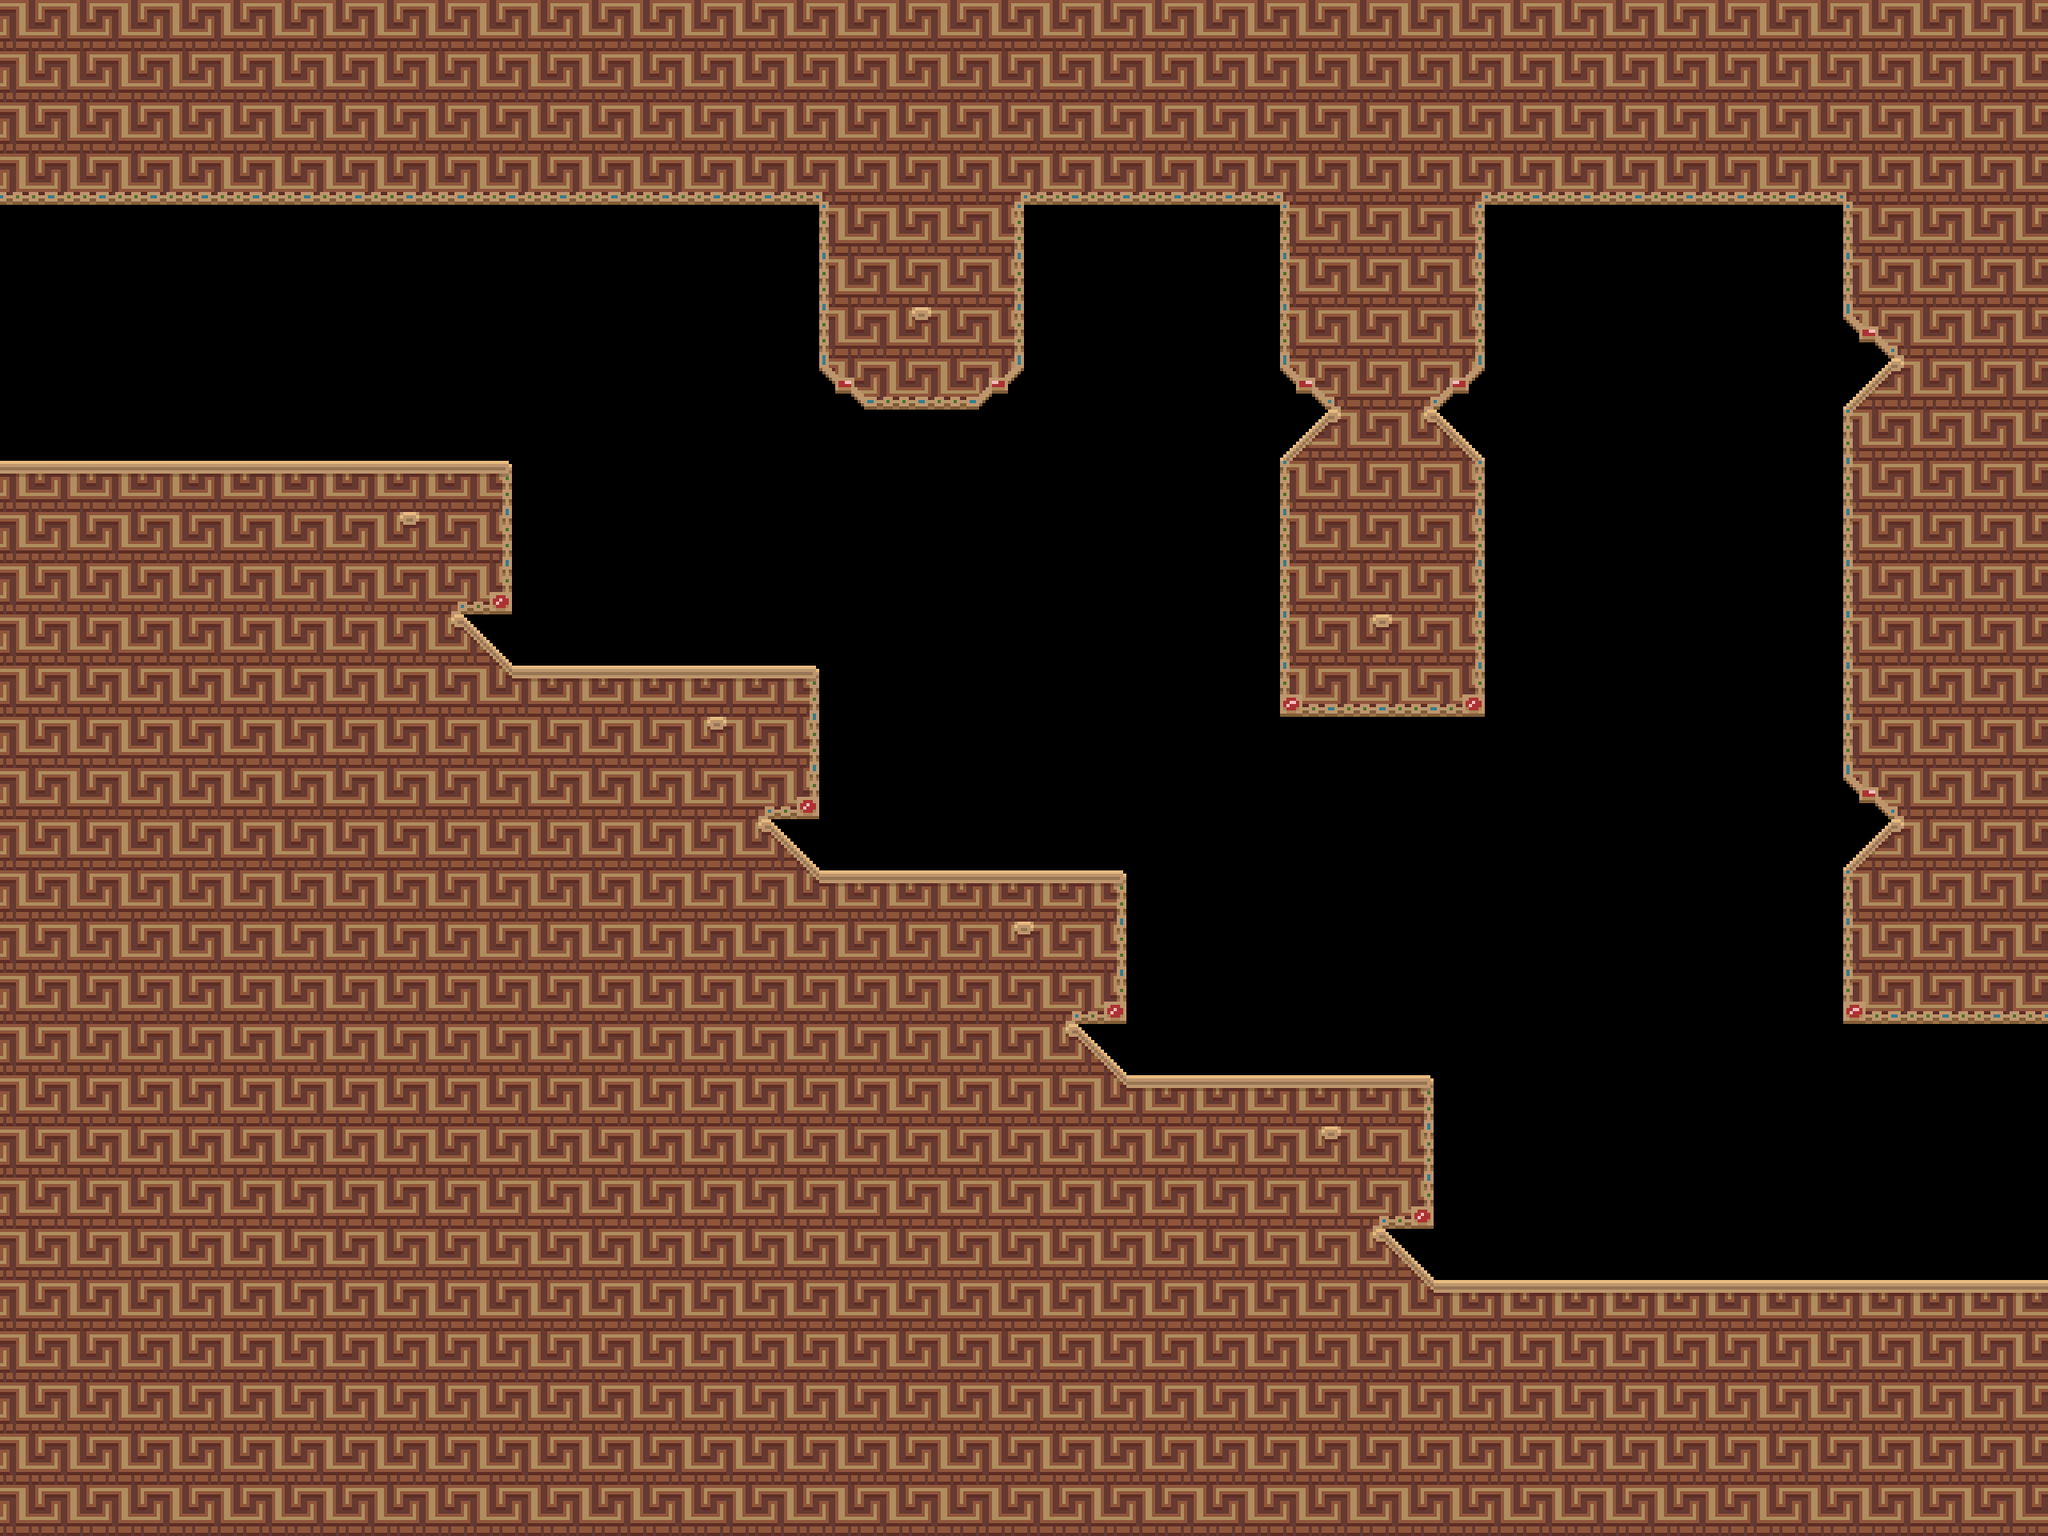

Rendered tile map (Tiled .tmx) drawn with the repository's tilesets; below, a short description and the full map source, tile grids included:
An orthogonal 40x30 tile map with 64x64 px tiles, 1 tile layer (tiles) and 6 objects (E, W).

<map version="1.4" tiledversion="1.4.3" orientation="orthogonal" renderorder="right-down" width="40" height="30" tilewidth="64" tileheight="64" infinite="0" nextlayerid="5" nextobjectid="9">
 <tileset firstgid="1" source="../tileset2.tsx" />
 <layer id="1" name="tiles" width="40" height="30">
  <data encoding="csv">
11,11,11,11,11,11,11,11,11,11,11,11,11,11,11,11,11,11,11,11,11,11,11,11,11,11,11,11,11,11,11,11,11,11,11,11,11,11,11,11,
11,11,11,11,11,11,11,11,11,11,11,11,11,11,11,11,11,11,11,11,11,11,11,11,11,11,11,11,11,11,11,11,11,11,11,11,11,11,11,11,
11,11,11,11,11,11,11,11,11,11,11,11,11,11,11,11,11,11,11,11,11,11,11,11,11,11,11,11,11,11,11,11,11,11,11,11,11,11,11,11,
20,20,20,20,20,20,20,20,20,20,20,20,20,20,20,20,6,11,11,5,20,20,20,20,20,6,11,11,5,20,20,20,20,20,20,20,6,11,11,11,
0,0,0,0,0,0,0,0,0,0,0,0,0,0,0,0,10,11,11,12,0,0,0,0,0,10,11,11,12,0,0,0,0,0,0,0,10,11,11,11,
0,0,0,0,0,0,0,0,0,0,0,0,0,0,0,0,10,11,11,12,0,0,0,0,0,10,11,11,12,0,0,0,0,0,0,0,10,11,11,11,
0,0,0,0,0,0,0,0,0,0,0,0,0,0,0,0,10,14,15,12,0,0,0,0,0,10,11,11,12,0,0,0,0,0,0,0,36,6,11,11,
0,0,0,0,0,0,0,0,0,0,0,0,0,0,0,0,36,20,20,18,0,0,0,0,0,36,6,5,18,0,0,0,0,0,0,0,8,15,11,11,
0,0,0,0,0,0,0,0,0,0,0,0,0,0,0,0,0,0,0,0,0,0,0,0,0,8,15,14,7,0,0,0,0,0,0,0,10,11,11,11,
2,2,2,2,2,2,2,2,2,3,0,0,0,0,0,0,0,0,0,0,0,0,0,0,0,10,11,11,12,0,0,0,0,0,0,0,10,11,11,11,
11,11,11,11,11,11,11,14,15,12,0,0,0,0,0,0,0,0,0,0,0,0,0,0,0,10,11,11,12,0,0,0,0,0,0,0,10,11,11,11,
11,11,11,11,11,11,11,11,5,21,0,0,0,0,0,0,0,0,0,0,0,0,0,0,0,10,11,11,12,0,0,0,0,0,0,0,10,11,11,11,
11,11,11,11,11,11,11,11,14,7,0,0,0,0,0,0,0,0,0,0,0,0,0,0,0,10,14,15,12,0,0,0,0,0,0,0,10,11,11,11,
11,11,11,11,11,11,11,11,11,16,2,2,2,2,2,3,0,0,0,0,0,0,0,0,0,19,20,20,21,0,0,0,0,0,0,0,10,11,11,11,
11,11,11,11,11,11,11,11,11,11,11,11,11,14,15,12,0,0,0,0,0,0,0,0,0,0,0,0,0,0,0,0,0,0,0,0,10,11,11,11,
11,11,11,11,11,11,11,11,11,11,11,11,11,11,5,21,0,0,0,0,0,0,0,0,0,0,0,0,0,0,0,0,0,0,0,0,36,6,11,11,
11,11,11,11,11,11,11,11,11,11,11,11,11,11,14,7,0,0,0,0,0,0,0,0,0,0,0,0,0,0,0,0,0,0,0,0,8,15,11,11,
11,11,11,11,11,11,11,11,11,11,11,11,11,11,11,16,2,2,2,2,2,3,0,0,0,0,0,0,0,0,0,0,0,0,0,0,10,11,11,11,
11,11,11,11,11,11,11,11,11,11,11,11,11,11,11,11,11,11,11,14,15,12,0,0,0,0,0,0,0,0,0,0,0,0,0,0,10,11,11,11,
11,11,11,11,11,11,11,11,11,11,11,11,11,11,11,11,11,11,11,11,5,21,0,0,0,0,0,0,0,0,0,0,0,0,0,0,19,20,20,20,
11,11,11,11,11,11,11,11,11,11,11,11,11,11,11,11,11,11,11,11,14,7,0,0,0,0,0,0,0,0,0,0,0,0,0,0,0,0,0,0,
11,11,11,11,11,11,11,11,11,11,11,11,11,11,11,11,11,11,11,11,11,16,2,2,2,2,2,3,0,0,0,0,0,0,0,0,0,0,0,0,
11,11,11,11,11,11,11,11,11,11,11,11,11,11,11,11,11,11,11,11,11,11,11,11,11,14,15,12,0,0,0,0,0,0,0,0,0,0,0,0,
11,11,11,11,11,11,11,11,11,11,11,11,11,11,11,11,11,11,11,11,11,11,11,11,11,11,5,21,0,0,0,0,0,0,0,0,0,0,0,0,
11,11,11,11,11,11,11,11,11,11,11,11,11,11,11,11,11,11,11,11,11,11,11,11,11,11,14,7,0,0,0,0,0,0,0,0,0,0,0,0,
11,11,11,11,11,11,11,11,11,11,11,11,11,11,11,11,11,11,11,11,11,11,11,11,11,11,11,16,2,2,2,2,2,2,2,2,2,2,2,2,
11,11,11,11,11,11,11,11,11,11,11,11,11,11,11,11,11,11,11,11,11,11,11,11,11,11,11,11,11,11,11,11,11,11,11,11,11,11,11,11,
11,11,11,11,11,11,11,11,11,11,11,11,11,11,11,11,11,11,11,11,11,11,11,11,11,11,11,11,11,11,11,11,11,11,11,11,11,11,11,11,
11,11,11,11,11,11,11,11,11,11,11,11,11,11,11,11,11,11,11,11,11,11,11,11,11,11,11,11,11,11,11,11,11,11,11,11,11,11,11,11,
11,11,11,11,11,11,11,11,11,11,11,11,11,11,11,11,11,11,11,11,11,11,11,11,11,11,11,11,11,11,11,11,11,11,11,11,11,11,11,11
</data>
 </layer>
 <objectgroup id="3" name="conx">
  <object id="4" name="E" x="2496" y="1280" width="64" height="320" />
  <object id="5" name="W" x="0" y="256" width="64" height="320" />
 </objectgroup>
 <objectgroup id="4" name="spawns">
  <object id="7" x="1664" y="1216">
   <point />
  </object>
  <object id="8" x="832" y="704">
   <point />
  </object>
 </objectgroup>
 <objectgroup id="2" name="collision">
  <object id="1" x="0" y="0">
   <polygon points="0,0 2560,0 2560,1280 2304,1280 2304,1088 2368,1024 2304,960 2304,512 2368,448 2304,384 2304,256 1856,256 1856,448 1792,512 1856,576 1856,896 1600,896 1600,576 1664,512 1600,448 1600,256 1280,256 1280,448 1216,512 1088,512 1024,448 1024,256 0,256" />
  </object>
  <object id="3" x="0" y="576">
   <polygon points="0,0 640,0 640,192 576,192 640,256 1024,256 1024,448 960,448 1024,512 1408,512 1408,704 1344,704 1408,768 1792,768 1792,960 1728,960 1792,1024 2560,1024 2560,1344 0,1344" />
  </object>
 </objectgroup>
</map>